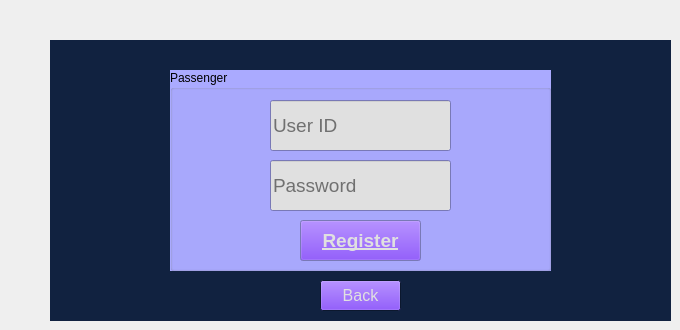
    <widget class="QWidget" name="page_4">
     <widget class="QWidget" name="index3" native="true">
      <property name="geometry">
       <rect>
        <x>50</x>
        <y>40</y>
        <width>621</width>
        <height>281</height>
       </rect>
      </property>
      <property name="palette">
       <palette>
        <active>
         <colorrole role="Window">
          <brush brushstyle="SolidPattern">
           <color alpha="255">
            <red>17</red>
            <green>34</green>
            <blue>64</blue>
           </color>
          </brush>
         </colorrole>
        </active>
        <inactive>
         <colorrole role="Window">
          <brush brushstyle="SolidPattern">
           <color alpha="255">
            <red>17</red>
            <green>34</green>
            <blue>64</blue>
           </color>
          </brush>
         </colorrole>
        </inactive>
        <disabled>
         <colorrole role="Base">
          <brush brushstyle="SolidPattern">
           <color alpha="255">
            <red>17</red>
            <green>34</green>
            <blue>64</blue>
           </color>
          </brush>
         </colorrole>
         <colorrole role="Window">
          <brush brushstyle="SolidPattern">
           <color alpha="255">
            <red>17</red>
            <green>34</green>
            <blue>64</blue>
           </color>
          </brush>
         </colorrole>
        </disabled>
       </palette>
      </property>
      <property name="autoFillBackground">
       <bool>true</bool>
      </property>
      <widget class="QGroupBox" name="groupBox_3">
       <property name="geometry">
        <rect>
         <x>120</x>
         <y>30</y>
         <width>381</width>
         <height>201</height>
        </rect>
       </property>
       <property name="palette">
        <palette>
         <active>
          <colorrole role="Window">
           <brush brushstyle="SolidPattern">
            <color alpha="255">
             <red>170</red>
             <green>170</green>
             <blue>255</blue>
            </color>
           </brush>
          </colorrole>
         </active>
         <inactive>
          <colorrole role="Window">
           <brush brushstyle="SolidPattern">
            <color alpha="255">
             <red>170</red>
             <green>170</green>
             <blue>255</blue>
            </color>
           </brush>
          </colorrole>
         </inactive>
         <disabled>
          <colorrole role="Base">
           <brush brushstyle="SolidPattern">
            <color alpha="255">
             <red>170</red>
             <green>170</green>
             <blue>255</blue>
            </color>
           </brush>
          </colorrole>
          <colorrole role="Window">
           <brush brushstyle="SolidPattern">
            <color alpha="255">
             <red>170</red>
             <green>170</green>
             <blue>255</blue>
            </color>
           </brush>
          </colorrole>
         </disabled>
        </palette>
       </property>
       <property name="autoFillBackground">
        <bool>true</bool>
       </property>
       <property name="title">
        <string>Passenger</string>
       </property>
       <widget class="QLineEdit" name="passengerRegUsername">
        <property name="geometry">
         <rect>
          <x>100</x>
          <y>30</y>
          <width>181</width>
          <height>51</height>
         </rect>
        </property>
        <property name="palette">
         <palette>
          <active>
           <colorrole role="Base">
            <brush brushstyle="SolidPattern">
             <color alpha="255">
              <red>224</red>
              <green>224</green>
              <blue>224</blue>
             </color>
            </brush>
           </colorrole>
          </active>
          <inactive>
           <colorrole role="Base">
            <brush brushstyle="SolidPattern">
             <color alpha="255">
              <red>224</red>
              <green>224</green>
              <blue>224</blue>
             </color>
            </brush>
           </colorrole>
          </inactive>
          <disabled/>
         </palette>
        </property>
        <property name="font">
         <font>
          <pointsize>14</pointsize>
          <bold>false</bold>
         </font>
        </property>
        <property name="alignment">
         <set>Qt::AlignmentFlag::AlignLeading|Qt::AlignmentFlag::AlignLeft|Qt::AlignmentFlag::AlignVCenter</set>
        </property>
        <property name="placeholderText">
         <string>User ID</string>
        </property>
       </widget>
       <widget class="QLineEdit" name="passengerRegPassword">
        <property name="geometry">
         <rect>
          <x>100</x>
          <y>90</y>
          <width>181</width>
          <height>51</height>
         </rect>
        </property>
        <property name="palette">
         <palette>
          <active>
           <colorrole role="Base">
            <brush brushstyle="SolidPattern">
             <color alpha="255">
              <red>224</red>
              <green>224</green>
              <blue>224</blue>
             </color>
            </brush>
           </colorrole>
          </active>
          <inactive>
           <colorrole role="Base">
            <brush brushstyle="SolidPattern">
             <color alpha="255">
              <red>224</red>
              <green>224</green>
              <blue>224</blue>
             </color>
            </brush>
           </colorrole>
          </inactive>
          <disabled/>
         </palette>
        </property>
        <property name="font">
         <font>
          <pointsize>14</pointsize>
          <bold>false</bold>
         </font>
        </property>
        <property name="echoMode">
         <enum>QLineEdit::EchoMode::Password</enum>
        </property>
        <property name="alignment">
         <set>Qt::AlignmentFlag::AlignLeading|Qt::AlignmentFlag::AlignLeft|Qt::AlignmentFlag::AlignVCenter</set>
        </property>
        <property name="placeholderText">
         <string>Password</string>
        </property>
       </widget>
       <widget class="QPushButton" name="passengerRegisterButton">
        <property name="geometry">
         <rect>
          <x>130</x>
          <y>150</y>
          <width>121</width>
          <height>41</height>
         </rect>
        </property>
        <property name="palette">
         <palette>
          <active>
           <colorrole role="Button">
            <brush brushstyle="SolidPattern">
             <color alpha="255">
              <red>85</red>
              <green>0</green>
              <blue>255</blue>
             </color>
            </brush>
           </colorrole>
           <colorrole role="ButtonText">
            <brush brushstyle="SolidPattern">
             <color alpha="255">
              <red>224</red>
              <green>224</green>
              <blue>224</blue>
             </color>
            </brush>
           </colorrole>
          </active>
          <inactive>
           <colorrole role="Button">
            <brush brushstyle="SolidPattern">
             <color alpha="255">
              <red>85</red>
              <green>0</green>
              <blue>255</blue>
             </color>
            </brush>
           </colorrole>
           <colorrole role="ButtonText">
            <brush brushstyle="SolidPattern">
             <color alpha="255">
              <red>224</red>
              <green>224</green>
              <blue>224</blue>
             </color>
            </brush>
           </colorrole>
          </inactive>
          <disabled>
           <colorrole role="Button">
            <brush brushstyle="SolidPattern">
             <color alpha="255">
              <red>85</red>
              <green>0</green>
              <blue>255</blue>
             </color>
            </brush>
           </colorrole>
          </disabled>
         </palette>
        </property>
        <property name="font">
         <font>
          <family>Tahoma</family>
          <pointsize>14</pointsize>
          <bold>true</bold>
          <underline>true</underline>
         </font>
        </property>
        <property name="text">
         <string>Register</string>
        </property>
       </widget>
      </widget>
      <widget class="QPushButton" name="passengerRegisterBackButton">
       <property name="geometry">
        <rect>
         <x>270</x>
         <y>240</y>
         <width>81</width>
         <height>31</height>
        </rect>
       </property>
       <property name="palette">
        <palette>
         <active>
          <colorrole role="Button">
           <brush brushstyle="SolidPattern">
            <color alpha="255">
             <red>85</red>
             <green>0</green>
             <blue>255</blue>
            </color>
           </brush>
          </colorrole>
          <colorrole role="ButtonText">
           <brush brushstyle="SolidPattern">
            <color alpha="255">
             <red>224</red>
             <green>224</green>
             <blue>224</blue>
            </color>
           </brush>
          </colorrole>
         </active>
         <inactive>
          <colorrole role="Button">
           <brush brushstyle="SolidPattern">
            <color alpha="255">
             <red>85</red>
             <green>0</green>
             <blue>255</blue>
            </color>
           </brush>
          </colorrole>
          <colorrole role="ButtonText">
           <brush brushstyle="SolidPattern">
            <color alpha="255">
             <red>224</red>
             <green>224</green>
             <blue>224</blue>
            </color>
           </brush>
          </colorrole>
         </inactive>
         <disabled>
          <colorrole role="Button">
           <brush brushstyle="SolidPattern">
            <color alpha="255">
             <red>85</red>
             <green>0</green>
             <blue>255</blue>
            </color>
           </brush>
          </colorrole>
         </disabled>
        </palette>
       </property>
       <property name="font">
        <font>
         <family>Tahoma</family>
         <pointsize>12</pointsize>
         <bold>false</bold>
        </font>
       </property>
       <property name="autoFillBackground">
        <bool>false</bool>
       </property>
       <property name="text">
        <string>Back</string>
       </property>
      </widget>
     </widget>
    </widget>
